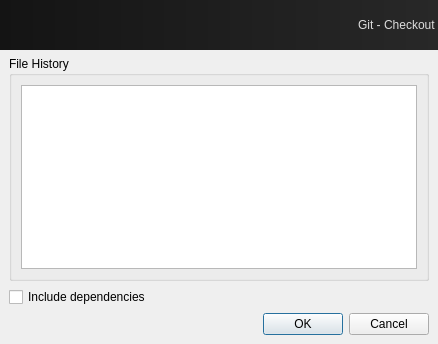
<?xml version="1.0" encoding="UTF-8"?>
<ui version="4.0">
 <class>Dialog</class>
 <widget class="QDialog" name="Dialog">
  <property name="geometry">
   <rect>
    <x>0</x>
    <y>0</y>
    <width>438</width>
    <height>344</height>
   </rect>
  </property>
  <property name="windowTitle">
   <string>GitForSoftimage</string>
  </property>
  <layout class="QVBoxLayout" name="verticalLayout">
   <property name="margin">
    <number>0</number>
   </property>
   <item>
    <widget class="QLabel" name="banner_label">
     <property name="sizePolicy">
      <sizepolicy hsizetype="Preferred" vsizetype="Minimum">
       <horstretch>0</horstretch>
       <verstretch>0</verstretch>
      </sizepolicy>
     </property>
     <property name="minimumSize">
      <size>
       <width>0</width>
       <height>50</height>
      </size>
     </property>
     <property name="maximumSize">
      <size>
       <width>16777215</width>
       <height>50</height>
      </size>
     </property>
     <property name="styleSheet">
      <string notr="true">font: 75 bold italic 18pt &quot;Trebuchet MS&quot;;
color: rgb(220, 220, 220);
background-color: qlineargradient(spread:pad, x1:0, y1:0, x2:1, y2:0, stop:0 rgba(20, 20, 20, 255), stop:1 rgba(40, 40, 40, 255));</string>
     </property>
     <property name="text">
      <string>Git - Checkout </string>
     </property>
     <property name="alignment">
      <set>Qt::AlignRight|Qt::AlignTrailing|Qt::AlignVCenter</set>
     </property>
    </widget>
   </item>
   <item>
    <layout class="QVBoxLayout" name="contents_layout">
     <property name="leftMargin">
      <number>9</number>
     </property>
     <property name="rightMargin">
      <number>9</number>
     </property>
     <property name="bottomMargin">
      <number>9</number>
     </property>
     <item>
      <widget class="QGroupBox" name="groupBox">
       <property name="title">
        <string>File History</string>
       </property>
       <layout class="QVBoxLayout" name="verticalLayout_2">
        <item>
         <widget class="QTableWidget" name="log_tableWidget">
          <property name="alternatingRowColors">
           <bool>true</bool>
          </property>
          <property name="selectionMode">
           <enum>QAbstractItemView::SingleSelection</enum>
          </property>
          <property name="selectionBehavior">
           <enum>QAbstractItemView::SelectRows</enum>
          </property>
          <property name="sortingEnabled">
           <bool>true</bool>
          </property>
          <attribute name="verticalHeaderVisible">
           <bool>false</bool>
          </attribute>
         </widget>
        </item>
       </layout>
      </widget>
     </item>
     <item>
      <widget class="QCheckBox" name="dependencies_checkBox">
       <property name="text">
        <string>Include dependencies</string>
       </property>
      </widget>
     </item>
     <item>
      <widget class="QDialogButtonBox" name="ok_buttonBox">
       <property name="standardButtons">
        <set>QDialogButtonBox::Cancel|QDialogButtonBox::Ok</set>
       </property>
      </widget>
     </item>
    </layout>
   </item>
  </layout>
 </widget>
 <tabstops>
  <tabstop>dependencies_checkBox</tabstop>
  <tabstop>ok_buttonBox</tabstop>
 </tabstops>
 <resources/>
 <connections>
  <connection>
   <sender>ok_buttonBox</sender>
   <signal>rejected()</signal>
   <receiver>Dialog</receiver>
   <slot>reject()</slot>
   <hints>
    <hint type="sourcelabel">
     <x>396</x>
     <y>320</y>
    </hint>
    <hint type="destinationlabel">
     <x>461</x>
     <y>329</y>
    </hint>
   </hints>
  </connection>
  <connection>
   <sender>ok_buttonBox</sender>
   <signal>accepted()</signal>
   <receiver>Dialog</receiver>
   <slot>ok_clicked()</slot>
   <hints>
    <hint type="sourcelabel">
     <x>324</x>
     <y>318</y>
    </hint>
    <hint type="destinationlabel">
     <x>386</x>
     <y>340</y>
    </hint>
   </hints>
  </connection>
  <connection>
   <sender>log_tableWidget</sender>
   <signal>doubleClicked(QModelIndex)</signal>
   <receiver>Dialog</receiver>
   <slot>log_clicked()</slot>
   <hints>
    <hint type="sourcelabel">
     <x>217</x>
     <y>154</y>
    </hint>
    <hint type="destinationlabel">
     <x>440</x>
     <y>211</y>
    </hint>
   </hints>
  </connection>
 </connections>
 <slots>
  <slot>file_changed()</slot>
  <slot>file_clicked()</slot>
  <slot>ok_clicked()</slot>
  <slot>log_clicked()</slot>
 </slots>
</ui>
